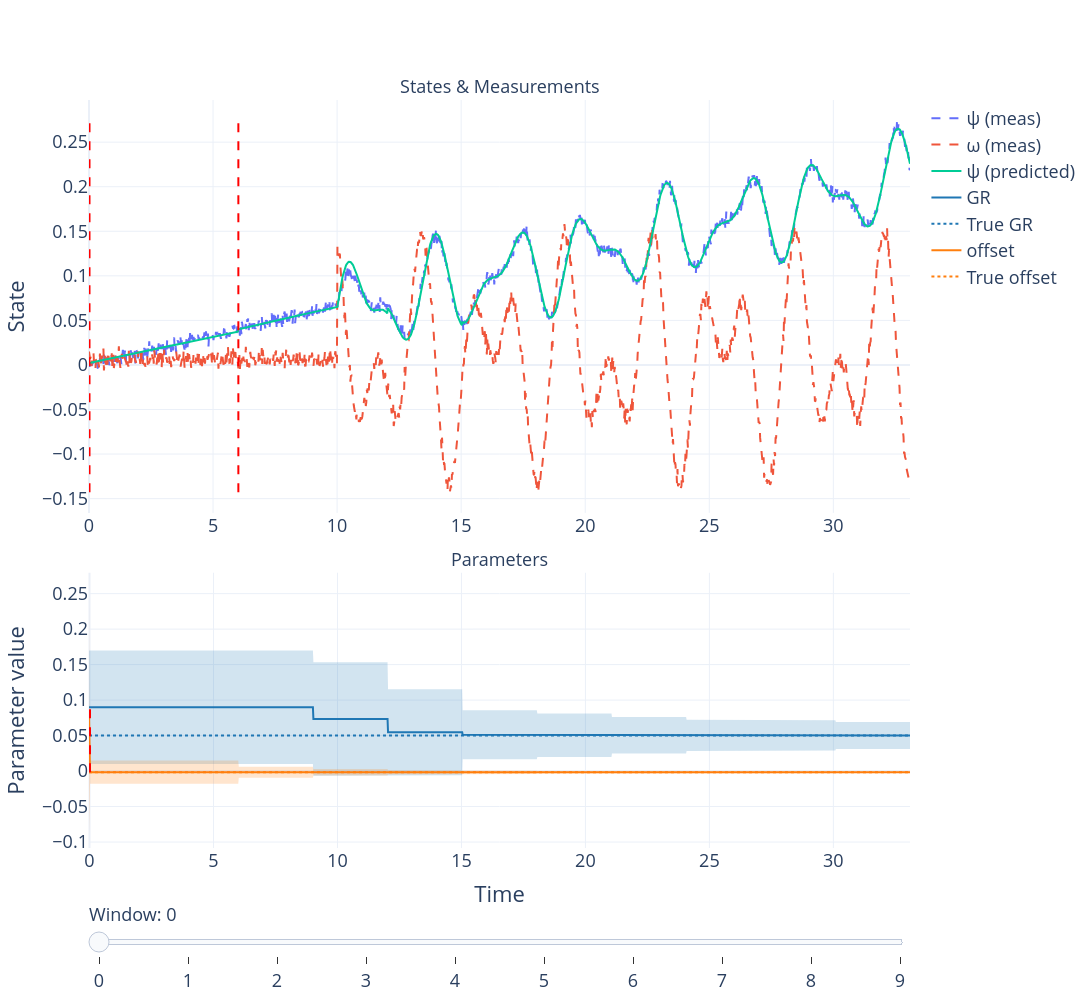

This figure's notebook cell:
### Code cell
fig = plot_mhe_slider_lines(
    results,
    overlap=overlap_points,
    initial_params=initial_theta,
    initial_std=initial_std,
    theta_true=theta_true,
    state_names=['ψ (predicted)'],
    meas_names=['ψ (meas)', 'ω (meas)'],
    param_names=['GR', 'offset'],
    fontsize = 18,
     figsize=(1200, 1000)
)
fig.show()

### Figure 1 — Plotly figure (JSON) as saved in the notebook; plotly's stock layout.template omitted (floating-point values rounded to 4 significant figures; data arrays with more than 128 entries replaced by an {"elided": "..."} marker saying what was removed)
{"data": [{"line": {"dash": "dash"}, "mode": "lines", "name": "ψ (meas)", "type": "scatter", "x": {"elided": "1650 float values"}, "xaxis": "x", "y": {"elided": "1650 float values"}, "yaxis": "y"}, {"line": {"dash": "dash"}, "mode": "lines", "name": "ω (meas)", "type": "scatter", "x": {"elided": "1650 float values"}, "xaxis": "x", "y": {"elided": "1650 float values"}, "yaxis": "y"}, {"mode": "lines", "name": "ψ (predicted)", "type": "scatter", "x": {"elided": "1650 float values"}, "xaxis": "x", "y": {"elided": "1650 float values"}, "yaxis": "y"}, {"line": {"color": "#1f77b4"}, "mode": "lines", "name": "GR", "type": "scatter", "x": {"elided": "1651 float values"}, "xaxis": "x2", "y": {"elided": "1651 float values"}, "yaxis": "y2"}, {"fill": "toself", "fillcolor": "rgba(31,119,180,0.2)", "line": {"width": 0}, "showlegend": false, "type": "scatter", "x": {"elided": "3302 float values"}, "xaxis": "x2", "y": {"elided": "3302 float values"}, "yaxis": "y2"}, {"line": {"color": "#1f77b4", "dash": "dot"}, "mode": "lines", "name": "True GR", "type": "scatter", "x": [-0.02007, 33.09], "xaxis": "x2", "y": [0.05, 0.05], "yaxis": "y2"}, {"line": {"color": "#ff7f0e"}, "mode": "lines", "name": "offset", "type": "scatter", "x": {"elided": "1651 float values"}, "xaxis": "x2", "y": {"elided": "1651 float values"}, "yaxis": "y2"}, {"fill": "toself", "fillcolor": "rgba(255,127,14,0.2)", "line": {"width": 0}, "showlegend": false, "type": "scatter", "x": {"elided": "3302 float values"}, "xaxis": "x2", "y": {"elided": "3302 float values"}, "yaxis": "y2"}, {"line": {"color": "#ff7f0e", "dash": "dot"}, "mode": "lines", "name": "True offset", "type": "scatter", "x": [-0.02007, 33.09], "xaxis": "x2", "y": [-0.001745, -0.001745], "yaxis": "y2"}, {"line": {"color": "red", "dash": "dash", "width": 2}, "mode": "lines", "showlegend": false, "type": "scatter", "visible": true, "x": [0.02007, 0.02007], "xaxis": "x", "y": [-0.1429, 0.2741], "yaxis": "y"}, {"line": {"color": "red", "dash": "dash", "width": 2}, "mode": "lines", "showlegend": false, "type": "scatter", "visible": true, "x": [6.02, 6.02], "xaxis": "x", "y": [-0.1429, 0.2741], "yaxis": "y"}, {"line": {"color": "red", "dash": "dash", "width": 2}, "mode": "lines", "showlegend": false, "type": "scatter", "visible": true, "x": [0.02007, 0.02007], "xaxis": "x2", "y": [-0.001753, 0.09], "yaxis": "y2"}, {"line": {"color": "red", "dash": "dash", "width": 2}, "mode": "lines", "showlegend": false, "type": "scatter", "visible": false, "x": [6.04, 6.04], "xaxis": "x", "y": [-0.1429, 0.2741], "yaxis": "y"}, {"line": {"color": "red", "dash": "dash", "width": 2}, "mode": "lines", "showlegend": false, "type": "scatter", "visible": false, "x": [9.03, 9.03], "xaxis": "x", "y": [-0.1429, 0.2741], "yaxis": "y"}, {"line": {"color": "red", "dash": "dash", "width": 2}, "mode": "lines", "showlegend": false, "type": "scatter", "visible": false, "x": [6.04, 6.04], "xaxis": "x2", "y": [-0.001753, 0.09], "yaxis": "y2"}, {"line": {"color": "red", "dash": "dash", "width": 2}, "mode": "lines", "showlegend": false, "type": "scatter", "visible": false, "x": [9.05, 9.05], "xaxis": "x", "y": [-0.1429, 0.2741], "yaxis": "y"}, {"line": {"color": "red", "dash": "dash", "width": 2}, "mode": "lines", "showlegend": false, "type": "scatter", "visible": false, "x": [12.04, 12.04], "xaxis": "x", "y": [-0.1429, 0.2741], "yaxis": "y"}, {"line": {"color": "red", "dash": "dash", "width": 2}, "mode": "lines", "showlegend": false, "type": "scatter", "visible": false, "x": [9.05, 9.05], "xaxis": "x2", "y": [-0.001753, 0.09], "yaxis": "y2"}, {"line": {"color": "red", "dash": "dash", "width": 2}, "mode": "lines", "showlegend": false, "type": "scatter", "visible": false, "x": [12.06, 12.06], "xaxis": "x", "y": [-0.1429, 0.2741], "yaxis": "y"}, {"line": {"color": "red", "dash": "dash", "width": 2}, "mode": "lines", "showlegend": false, "type": "scatter", "visible": false, "x": [15.05, 15.05], "xaxis": "x", "y": [-0.1429, 0.2741], "yaxis": "y"}, {"line": {"color": "red", "dash": "dash", "width": 2}, "mode": "lines", "showlegend": false, "type": "scatter", "visible": false, "x": [12.06, 12.06], "xaxis": "x2", "y": [-0.001753, 0.09], "yaxis": "y2"}, {"line": {"color": "red", "dash": "dash", "width": 2}, "mode": "lines", "showlegend": false, "type": "scatter", "visible": false, "x": [15.07, 15.07], "xaxis": "x", "y": [-0.1429, 0.2741], "yaxis": "y"}, {"line": {"color": "red", "dash": "dash", "width": 2}, "mode": "lines", "showlegend": false, "type": "scatter", "visible": false, "x": [18.06, 18.06], "xaxis": "x", "y": [-0.1429, 0.2741], "yaxis": "y"}, {"line": {"color": "red", "dash": "dash", "width": 2}, "mode": "lines", "showlegend": false, "type": "scatter", "visible": false, "x": [15.07, 15.07], "xaxis": "x2", "y": [-0.001753, 0.09], "yaxis": "y2"}, {"line": {"color": "red", "dash": "dash", "width": 2}, "mode": "lines", "showlegend": false, "type": "scatter", "visible": false, "x": [18.08, 18.08], "xaxis": "x", "y": [-0.1429, 0.2741], "yaxis": "y"}, {"line": {"color": "red", "dash": "dash", "width": 2}, "mode": "lines", "showlegend": false, "type": "scatter", "visible": false, "x": [21.07, 21.07], "xaxis": "x", "y": [-0.1429, 0.2741], "yaxis": "y"}, {"line": {"color": "red", "dash": "dash", "width": 2}, "mode": "lines", "showlegend": false, "type": "scatter", "visible": false, "x": [18.08, 18.08], "xaxis": "x2", "y": [-0.001753, 0.09], "yaxis": "y2"}, {"line": {"color": "red", "dash": "dash", "width": 2}, "mode": "lines", "showlegend": false, "type": "scatter", "visible": false, "x": [21.09, 21.09], "xaxis": "x", "y": [-0.1429, 0.2741], "yaxis": "y"}, {"line": {"color": "red", "dash": "dash", "width": 2}, "mode": "lines", "showlegend": false, "type": "scatter", "visible": false, "x": [24.08, 24.08], "xaxis": "x", "y": [-0.1429, 0.2741], "yaxis": "y"}, {"line": {"color": "red", "dash": "dash", "width": 2}, "mode": "lines", "showlegend": false, "type": "scatter", "visible": false, "x": [21.09, 21.09], "xaxis": "x2", "y": [-0.001753, 0.09], "yaxis": "y2"}, {"line": {"color": "red", "dash": "dash", "width": 2}, "mode": "lines", "showlegend": false, "type": "scatter", "visible": false, "x": [24.1, 24.1], "xaxis": "x", "y": [-0.1429, 0.2741], "yaxis": "y"}, {"line": {"color": "red", "dash": "dash", "width": 2}, "mode": "lines", "showlegend": false, "type": "scatter", "visible": false, "x": [27.09, 27.09], "xaxis": "x", "y": [-0.1429, 0.2741], "yaxis": "y"}, {"line": {"color": "red", "dash": "dash", "width": 2}, "mode": "lines", "showlegend": false, "type": "scatter", "visible": false, "x": [24.1, 24.1], "xaxis": "x2", "y": [-0.001753, 0.09], "yaxis": "y2"}, {"line": {"color": "red", "dash": "dash", "width": 2}, "mode": "lines", "showlegend": false, "type": "scatter", "visible": false, "x": [27.11, 27.11], "xaxis": "x", "y": [-0.1429, 0.2741], "yaxis": "y"}, {"line": {"color": "red", "dash": "dash", "width": 2}, "mode": "lines", "showlegend": false, "type": "scatter", "visible": false, "x": [30.1, 30.1], "xaxis": "x", "y": [-0.1429, 0.2741], "yaxis": "y"}, {"line": {"color": "red", "dash": "dash", "width": 2}, "mode": "lines", "showlegend": false, "type": "scatter", "visible": false, "x": [27.11, 27.11], "xaxis": "x2", "y": [-0.001753, 0.09], "yaxis": "y2"}, {"line": {"color": "red", "dash": "dash", "width": 2}, "mode": "lines", "showlegend": false, "type": "scatter", "visible": false, "x": [30.12, 30.12], "xaxis": "x", "y": [-0.1429, 0.2741], "yaxis": "y"}, {"line": {"color": "red", "dash": "dash", "width": 2}, "mode": "lines", "showlegend": false, "type": "scatter", "visible": false, "x": [33.09, 33.09], "xaxis": "x", "y": [-0.1429, 0.2741], "yaxis": "y"}, {"line": {"color": "red", "dash": "dash", "width": 2}, "mode": "lines", "showlegend": false, "type": "scatter", "visible": false, "x": [30.12, 30.12], "xaxis": "x2", "y": [-0.001753, 0.09], "yaxis": "y2"}], "layout": {"annotations": [{"font": {"size": 18}, "showarrow": false, "text": "States & Measurements", "x": 0.5, "xanchor": "center", "xref": "paper", "y": 1, "yanchor": "bottom", "yref": "paper"}, {"font": {"size": 18}, "showarrow": false, "text": "Parameters", "x": 0.5, "xanchor": "center", "xref": "paper", "y": 0.368, "yanchor": "bottom", "yref": "paper"}], "font": {"size": 18}, "height": 1000, "showlegend": true, "sliders": [{"active": 0, "currentvalue": {"prefix": "Window: "}, "pad": {"t": 50}, "steps": [{"args": [{"visible": [true, true, true, true, true, true, true, true, true, true, true, true, false, false, false, false, false, false, false, false, false, false, false, false, false, false, false, false, false, false, false, false, false, false, false, false, false, false, false]}], "label": "0", "method": "update"}, {"args": [{"visible": [true, true, true, true, true, true, true, true, true, false, false, false, true, true, true, false, false, false, false, false, false, false, false, false, false, false, false, false, false, false, false, false, false, false, false, false, false, false, false]}], "label": "1", "method": "update"}, {"args": [{"visible": [true, true, true, true, true, true, true, true, true, false, false, false, false, false, false, true, true, true, false, false, false, false, false, false, false, false, false, false, false, false, false, false, false, false, false, false, false, false, false]}], "label": "2", "method": "update"}, {"args": [{"visible": [true, true, true, true, true, true, true, true, true, false, false, false, false, false, false, false, false, false, true, true, true, false, false, false, false, false, false, false, false, false, false, false, false, false, false, false, false, false, false]}], "label": "3", "method": "update"}, {"args": [{"visible": [true, true, true, true, true, true, true, true, true, false, false, false, false, false, false, false, false, false, false, false, false, true, true, true, false, false, false, false, false, false, false, false, false, false, false, false, false, false, false]}], "label": "4", "method": "update"}, {"args": [{"visible": [true, true, true, true, true, true, true, true, true, false, false, false, false, false, false, false, false, false, false, false, false, false, false, false, true, true, true, false, false, false, false, false, false, false, false, false, false, false, false]}], "label": "5", "method": "update"}, {"args": [{"visible": [true, true, true, true, true, true, true, true, true, false, false, false, false, false, false, false, false, false, false, false, false, false, false, false, false, false, false, true, true, true, false, false, false, false, false, false, false, false, false]}], "label": "6", "method": "update"}, {"args": [{"visible": [true, true, true, true, true, true, true, true, true, false, false, false, false, false, false, false, false, false, false, false, false, false, false, false, false, false, false, false, false, false, true, true, true, false, false, false, false, false, false]}], "label": "7", "method": "update"}, {"args": [{"visible": [true, true, true, true, true, true, true, true, true, false, false, false, false, false, false, false, false, false, false, false, false, false, false, false, false, false, false, false, false, false, false, false, false, true, true, true, false, false, false]}], "label": "8", "method": "update"}, {"args": [{"visible": [true, true, true, true, true, true, true, true, true, false, false, false, false, false, false, false, false, false, false, false, false, false, false, false, false, false, false, false, false, false, false, false, false, false, false, false, true, true, true]}], "label": "9", "method": "update"}]}], "width": 1200, "xaxis": {"anchor": "y", "domain": [0, 1]}, "xaxis2": {"anchor": "y2", "domain": [0, 1], "title": {"text": "Time"}}, "yaxis": {"anchor": "x", "domain": [0.448, 1], "title": {"text": "State"}}, "yaxis2": {"anchor": "x2", "domain": [0, 0.368], "title": {"text": "Parameter value"}}}}
